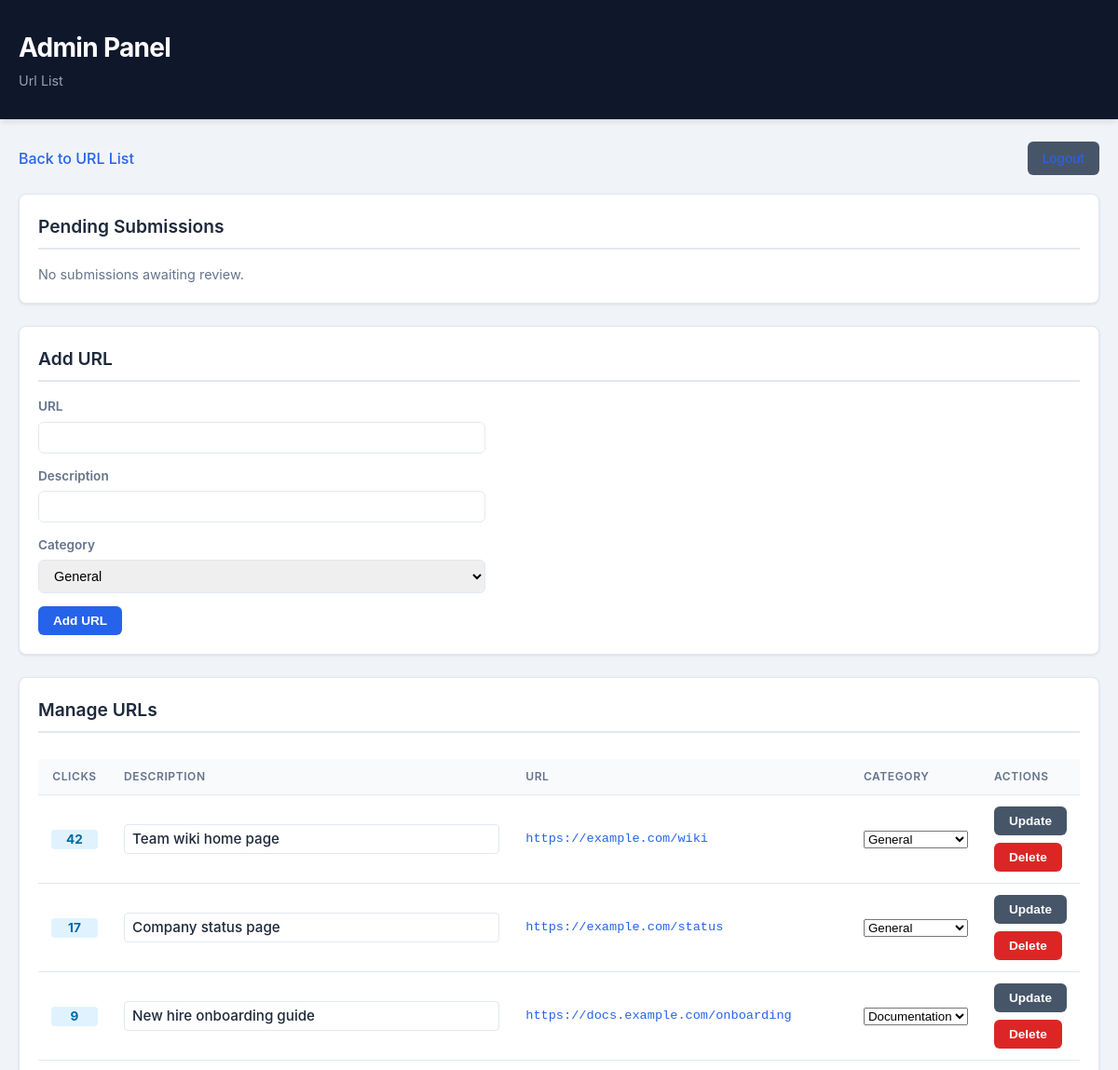
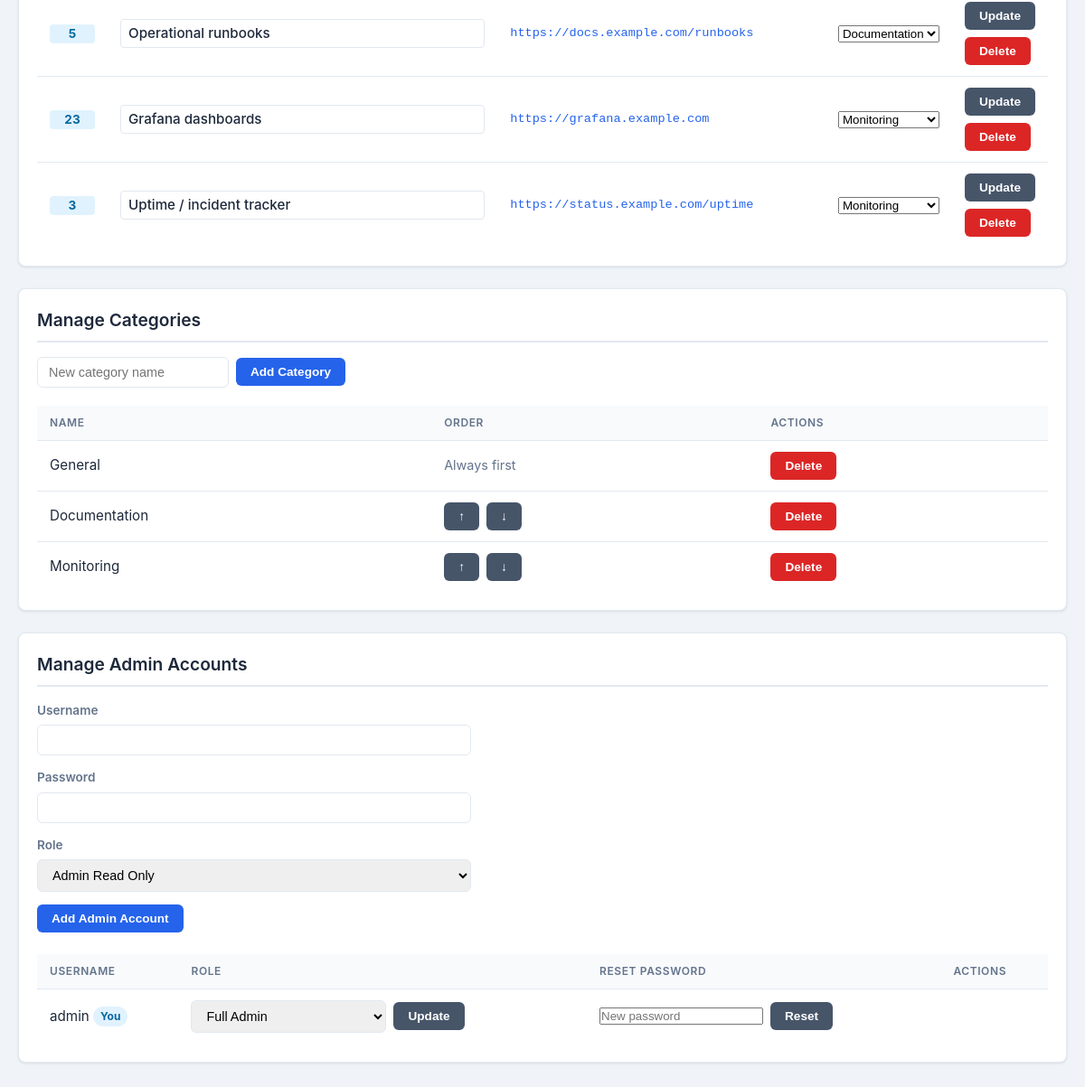
/admin.php (signed in), run on the app's committed database (2 pictures, top to bottom).
### tables this page shows
CREATE TABLE IF NOT EXISTS `urls` (
  `id` int(11) NOT NULL,
  `url` varchar(255) NOT NULL,
  `category_id` int(11) DEFAULT NULL,
  `click_count` int(11) DEFAULT '0',
  `description` text
);

CREATE TABLE IF NOT EXISTS `categories` (
  `id` int(11) NOT NULL,
  `name` varchar(100) NOT NULL,
  `sort_order` int(11) NOT NULL DEFAULT '0'
);

CREATE TABLE IF NOT EXISTS `users` (
  `id` int(11) NOT NULL,
  `username` varchar(50) NOT NULL,
  `password` varchar(255) NOT NULL,
  `is_admin` tinyint(1) DEFAULT '0',
  `is_ne` tinyint(1) NOT NULL DEFAULT '0',
  `role` enum('read_only','approver','full_admin') DEFAULT NULL
);

### admin.php (the view, shortened to what the rows shown need)
<?php
include 'global.php';
$csrf_token = generateCsrfToken();
$login_error = '';
$is_admin = isset($_SESSION['is_admin']) && $_SESSION['is_admin'];
$role = $_SESSION['role'] ?? null;
$current_user_id = $_SESSION['user_id'] ?? null;
$can_manage_content = $is_admin && $role === 'full_admin';
$can_manage_admins = $is_admin && $role === 'full_admin';
$admin_roles = getAdminRoles();
if ($is_admin) {
    $urls = getUrls($conn);
    $categories = getCategories($conn);
    $submitted_urls = getSubmittedUrls($conn);
    if ($can_manage_admins) {
        $admin_users = getAdminUsers($conn);
    }
}
$self = htmlspecialchars($_SERVER['PHP_SELF']);
?>
<!DOCTYPE html>
<html lang="en">
<head>
    <link rel="stylesheet" href="style.css">
</head>
<body>
    <header class="main-header">
        <div class="header-container">
            <h1>Admin Panel</h1>
        </div>
    </header>
    <main class="dashboard-container">
        <?php if (!$is_admin): ?>
            <div class="card" style="max-width: 420px; margin: 0 auto;">
                <h2>Login</h2>
                <?php if ($login_error): ?>
                    <p class="alert-inline"><?php echo htmlspecialchars($login_error); ?></p>
                <?php endif; ?>
                <form method="post" action="<?php echo $self; ?>" class="admin-form">
                    <input type="hidden" name="csrf_token" value="<?php echo htmlspecialchars($csrf_token); ?>">
                    <div class="form-group">
                        <label for="username">Username</label>
                        <input type="text" id="username" name="username" required>
                    </div>
                    <div class="form-group">
                        <label for="password">Password</label>
                        <input type="password" id="password" name="password" required>
                    </div>
                    <button type="submit" name="login" class="btn btn-primary">Login</button>
                </form>
            </div>
        <?php else: ?>
            <div class="card admin-section">
                <h2>Pending Submissions<?php echo count($submitted_urls) ? ' <span class="badge-pending">' . count($submitted_urls) . '</span>' : ''; ?></h2>
            </div>
            <?php if ($can_manage_content): ?>
            <div class="card admin-section">
                <h2>Add URL</h2>
            </div>
            <?php endif; ?>
            <div class="card admin-section">
                <h2>Manage URLs</h2>
                <?php if (empty($urls)): ?>
                    <p class="empty-state">No URLs yet.</p>
                <?php else: ?>
                    <?php if ($can_manage_content): ?>
                    <form id="bulk-urls-form" method="post" action="<?php echo $self; ?>">
                    <?php endif; ?>
                    <div class="table-responsive">
                        <table>
                            <thead>
                                <tr>
                                    <th class="col-clicks">Clicks</th>
                                    <th class="col-desc">Description</th>
                                    <th class="col-url">URL</th>
                                    <th>Category</th>
                                    <th>Actions</th>
                                </tr>
                            </thead>
                            <tbody>
                                <?php foreach ($urls as $category => $urls_in_category): ?>
                                    <?php foreach ($urls_in_category as $url_data): ?>
                                    <tr data-url-row="<?php echo $url_data['id']; ?>">
                                        <td class="clicks-badge"><span><?php echo $url_data['click_count']; ?></span></td>
                                        <td class="desc-text">
                                            <?php if ($can_manage_content): ?>
                                            <input type="text" name="description[<?php echo $url_data['id']; ?>]" value="<?php echo htmlspecialchars($url_data['description']); ?>" data-original="<?php echo htmlspecialchars($url_data['description'], ENT_QUOTES); ?>" data-url-id="<?php echo $url_data['id']; ?>" class="desc-edit-input dirty-tracked">
                                            <?php else: ?>
                                                <?php echo htmlspecialchars($url_data['description']); ?>
                                            <?php endif; ?>
                                        </td>
                                        <td><a href="<?php echo htmlspecialchars($url_data['url']); ?>" target="_blank"><?php echo htmlspecialchars($url_data['url']); ?></a></td>
                                        <td>
                                            <?php if ($can_manage_content): ?>
                                            <select name="category_id[<?php echo $url_data['id']; ?>]" data-original="<?php echo $url_data['category_id']; ?>" data-url-id="<?php echo $url_data['id']; ?>" class="dirty-tracked">
                                                <?php foreach ($categories as $cat): ?>
                                                    <option value="<?php echo $cat['id']; ?>"<?php echo $cat['id'] == $url_data['category_id'] ? ' selected' : ''; ?>><?php echo htmlspecialchars($cat['name']); ?></option>
                                                <?php endforeach; ?>
                                            </select>
                                            <?php else: ?>
                                                <?php echo htmlspecialchars($category); ?>
                                            <?php endif; ?>
                                        </td>
                                        <td>
                                            <?php if ($can_manage_content): ?>
                                            <div class="inline-form">
                                                <button type="submit" name="update_url" value="<?php echo $url_data['id']; ?>" class="btn btn-secondary">Update</button>
                                                <button type="submit" name="delete" value="<?php echo $url_data['id']; ?>" class="btn btn-reject" onclick="return confirm('Delete this URL?');">Delete</button>
                                            </div>
                                            <?php endif; ?>
                                        </td>
                                    </tr>
                                    <?php endforeach; ?>
                                <?php endforeach; ?>
                            </tbody>
                        </table>
                    </div>
                    <?php if ($can_manage_content): ?>
                    </form>
                    <?php endif; ?>
                <?php endif; ?>
            </div>
            <?php if ($can_manage_content): ?>
            <div class="card admin-section">
                <h2>Manage Categories</h2>
                <?php if (empty($categories)): ?>
                    <p class="empty-state">No categories yet.</p>
                <?php else: ?>
                    <?php $reorderable_categories = array_values(array_filter($categories, function ($c) { return $c['name'] !== 'General'; })); ?>
                    <div class="table-responsive">
                        <table>
                            <thead>
                                <tr>
                                    <th>Name</th>
                                    <th>Order</th>
                                    <th>Actions</th>
                                </tr>
                            </thead>
                            <tbody>
                                <?php foreach ($categories as $category): ?>
                                <tr>
                                    <td><?php echo htmlspecialchars($category['name']); ?></td>
                                    <td>
                                        <?php if ($category['name'] === 'General'): ?>
                                            <span class="empty-state">Always first</span>
                                        <?php else: ?>
                                            <?php $pos = array_search($category['id'], array_column($reorderable_categories, 'id')); ?>
                                            <form method="post" action="<?php echo $self; ?>" class="inline-form">
                                                <button type="submit" name="move_category_up" class="btn btn-secondary"<?php echo $pos === 0 ? ' disabled' : ''; ?>>&uarr;</button>
                                                <button type="submit" name="move_category_down" class="btn btn-secondary"<?php echo $pos === count($reorderable_categories) - 1 ? ' disabled' : ''; ?>>&darr;</button>
                                            </form>
                                        <?php endif; ?>
                                    </td>
                                    <td>
                                        <form method="post" action="<?php echo $self; ?>" class="inline-form" onsubmit="return confirm('Delete this category?');">
                                            <button type="submit" name="delete_category" class="btn btn-reject">Delete</button>
                                        </form>
                                    </td>
                                </tr>
                                <?php endforeach; ?>
                            </tbody>
                        </table>
                    </div>
                <?php endif; ?>
            </div>
            <?php endif; ?>
            <?php if ($can_manage_admins): ?>
            <div class="card admin-section">
                <h2>Manage Admin Accounts</h2>
                <?php if (empty($admin_users)): ?>
                    <p class="empty-state">No admin accounts yet.</p>
                <?php else: ?>
                    <div class="table-responsive">
                        <table>
                            <thead>
                                <tr>
                                    <th>Username</th>
                                    <th>Role</th>
                                    <th>Reset Password</th>
                                    <th>Actions</th>
                                </tr>
                            </thead>
                            <tbody>
                                <?php foreach ($admin_users as $admin_user): ?>
                                <tr>
                                    <td>
                                        <?php echo htmlspecialchars($admin_user['username']); ?>
                                        <?php if ($admin_user['id'] == $current_user_id): ?><span class="badge-pending">You</span><?php endif; ?>
                                    </td>
                                    <td>
                                        <form method="post" action="<?php echo $self; ?>" class="inline-form">
                                            <select name="role">
                                                <?php foreach ($admin_roles as $role_value => $role_label): ?>
                                                    <option value="<?php echo htmlspecialchars($role_value); ?>"<?php echo $role_value === $admin_user['role'] ? ' selected' : ''; ?>><?php echo htmlspecialchars($role_label); ?></option>
                                                <?php endforeach; ?>
                                            </select>
                                            <button type="submit" name="update_admin_role" class="btn btn-secondary">Update</button>
                                        </form>
                                    </td>
                                    <td>
                                        <form method="post" action="<?php echo $self; ?>" class="inline-form">
                                            <input type="password" name="password" placeholder="New password" required>
                                            <button type="submit" name="update_admin_password" class="btn btn-secondary">Reset</button>
                                        </form>
                                    </td>
                                    <td>
                                    </td>
                                </tr>
                                <?php endforeach; ?>
                            </tbody>
                        </table>
                    </div>
                <?php endif; ?>
            </div>
            <?php endif; ?>
        <?php endif; ?>
    </main>
</body>
</html>

### data on the page
urls: click_count "42", description "Team wiki home page", url "https://example.com/wiki", category+id "General"
urls: click_count "17", description "Company status page", url "https://example.com/status", category+id "General"
urls: click_count "9", description "New hire onboarding guide", url "https://docs.example.com/onboarding", category+id "Documentation"
urls: click_count "5", description "Operational runbooks", url "https://docs.example.com/runbooks", category+id "Documentation"
urls: click_count "23", description "Grafana dashboards", url "https://grafana.example.com", category+id "Monitoring"
urls: click_count "3", description "Uptime / incident tracker", url "https://status.example.com/uptime", category+id "Monitoring"
categories: name "General", shows "Always first"
categories: name "Documentation"
categories: name "Monitoring"
users: username "admin", shows "You", role "Full Admin"

### other printed values
form field category_id "General"
form field role "Admin Read Only"
